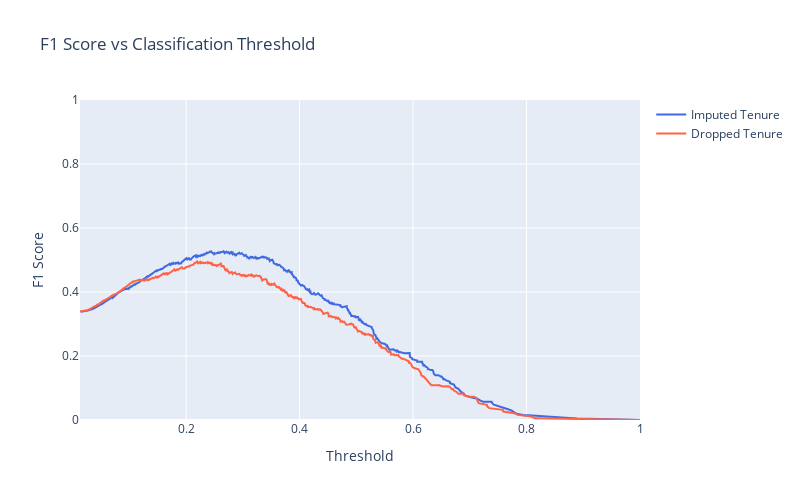

Here is the notebook cell this chart was saved with:
### Code cell
def get_f1_vs_threshold(y_true, y_scores):
    precision, recall, thresholds = precision_recall_curve(y_true, y_scores)
    thresholds = list(thresholds) + [1]
    f1_scores = 2 * precision * recall / (precision + recall + 1e-10)
    return thresholds, f1_scores

# Get data for both models
thresh_imp, f1_imp = get_f1_vs_threshold(y_valid_imp, model_imp.predict_proba(X_valid_imp)[:, 1])
thresh_drop, f1_drop = get_f1_vs_threshold(y_valid_drop, model_drop.predict_proba(X_valid_drop)[:, 1])

# Plot
fig = go.Figure()
fig.add_trace(go.Scatter(x=thresh_imp, y=f1_imp, mode='lines', name='Imputed Tenure', line=dict(color='royalblue')))
fig.add_trace(go.Scatter(x=thresh_drop, y=f1_drop, mode='lines', name='Dropped Tenure', line=dict(color='tomato')))

fig.update_layout(
    title='F1 Score vs Classification Threshold',
    xaxis_title='Threshold',
    yaxis_title='F1 Score',
    yaxis=dict(range=[0, 1]),
    width=800,
    height=500
)
fig.show()

### Figure 1 — Plotly figure (JSON) as saved in the notebook; plotly's stock layout.template omitted (floating-point values rounded to 4 significant figures; data arrays with more than 128 entries replaced by an {"elided": "..."} marker saying what was removed)
{"data": [{"line": {"color": "royalblue"}, "mode": "lines", "name": "Imputed Tenure", "type": "scatter", "x": {"elided": "2001 float values"}, "y": {"elided": "2001 float values"}}, {"line": {"color": "tomato"}, "mode": "lines", "name": "Dropped Tenure", "type": "scatter", "x": {"elided": "1819 float values"}, "y": {"elided": "1819 float values"}}], "layout": {"height": 500, "title": {"text": "F1 Score vs Classification Threshold"}, "width": 800, "xaxis": {"title": {"text": "Threshold"}}, "yaxis": {"range": [0, 1], "title": {"text": "F1 Score"}}}}
